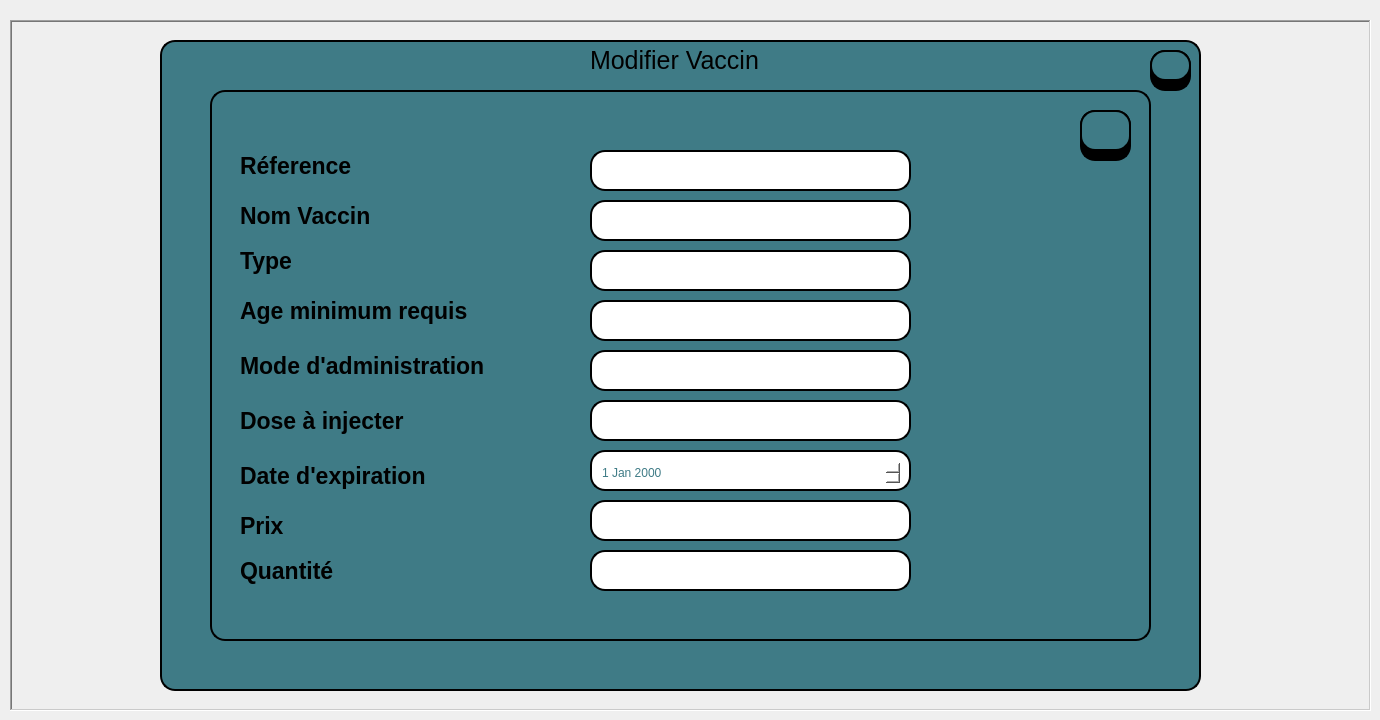
     <widget class="QWidget" name="tab_5">
      <attribute name="title">
       <string>Page</string>
      </attribute>
      <widget class="QLineEdit" name="mode_vac_2">
       <property name="geometry">
        <rect>
         <x>590</x>
         <y>350</y>
         <width>321</width>
         <height>41</height>
        </rect>
       </property>
       <property name="styleSheet">
        <string notr="true">border: 2px solid #000000;
border-radius: 15px;
background-color: rgb(255, 255, 255);</string>
       </property>
      </widget>
      <widget class="QLineEdit" name="nom_vac_2">
       <property name="geometry">
        <rect>
         <x>590</x>
         <y>200</y>
         <width>321</width>
         <height>41</height>
        </rect>
       </property>
       <property name="styleSheet">
        <string notr="true">border: 2px solid #000000;
border-radius: 15px;
background-color: rgb(255, 255, 255);</string>
       </property>
      </widget>
      <widget class="QLabel" name="label_39">
       <property name="geometry">
        <rect>
         <x>240</x>
         <y>460</y>
         <width>251</width>
         <height>31</height>
        </rect>
       </property>
       <property name="font">
        <font>
         <pointsize>17</pointsize>
         <bold>true</bold>
        </font>
       </property>
       <property name="text">
        <string>Date d'expiration</string>
       </property>
      </widget>
      <widget class="QLineEdit" name="age_vac_2">
       <property name="geometry">
        <rect>
         <x>590</x>
         <y>300</y>
         <width>321</width>
         <height>41</height>
        </rect>
       </property>
       <property name="styleSheet">
        <string notr="true">border: 2px solid #000000;
border-radius: 15px;
background-color: rgb(255, 255, 255);</string>
       </property>
      </widget>
      <widget class="QLabel" name="label_40">
       <property name="geometry">
        <rect>
         <x>240</x>
         <y>290</y>
         <width>291</width>
         <height>41</height>
        </rect>
       </property>
       <property name="font">
        <font>
         <pointsize>17</pointsize>
         <bold>true</bold>
        </font>
       </property>
       <property name="text">
        <string>Age minimum requis</string>
       </property>
      </widget>
      <widget class="QPushButton" name="Quit_5">
       <property name="geometry">
        <rect>
         <x>1150</x>
         <y>50</y>
         <width>41</width>
         <height>31</height>
        </rect>
       </property>
       <property name="font">
        <font>
         <pointsize>12</pointsize>
         <bold>true</bold>
        </font>
       </property>
       <property name="styleSheet">
        <string notr="true">background-color:rgb(63, 123, 134);
border: 2px solid #000000;
border-radius: 15px;
</string>
       </property>
       <property name="text">
        <string/>
       </property>
       <property name="icon">
        <iconset theme="QIcon::ThemeIcon::ApplicationExit"/>
       </property>
       <property name="iconSize">
        <size>
         <width>29</width>
         <height>21</height>
        </size>
       </property>
      </widget>
      <widget class="QLineEdit" name="lineEdit_25">
       <property name="geometry">
        <rect>
         <x>1150</x>
         <y>50</y>
         <width>41</width>
         <height>41</height>
        </rect>
       </property>
       <property name="styleSheet">
        <string notr="true">background-color:rgb(0, 0, 0);
border: 2px solid #000000;
border-radius: 15px;
</string>
       </property>
      </widget>
      <widget class="QLineEdit" name="container_2">
       <property name="geometry">
        <rect>
         <x>590</x>
         <y>450</y>
         <width>321</width>
         <height>41</height>
        </rect>
       </property>
       <property name="styleSheet">
        <string notr="true">border: 2px solid #000000;
border-radius: 15px;
background-color: rgb(255, 255, 255);</string>
       </property>
      </widget>
      <widget class="QLabel" name="label_41">
       <property name="geometry">
        <rect>
         <x>240</x>
         <y>200</y>
         <width>311</width>
         <height>31</height>
        </rect>
       </property>
       <property name="font">
        <font>
         <pointsize>17</pointsize>
         <bold>true</bold>
        </font>
       </property>
       <property name="text">
        <string>Nom Vaccin</string>
       </property>
      </widget>
      <widget class="QLineEdit" name="lineEdit_26">
       <property name="geometry">
        <rect>
         <x>1080</x>
         <y>110</y>
         <width>51</width>
         <height>51</height>
        </rect>
       </property>
       <property name="styleSheet">
        <string notr="true">background-color:rgb(0, 0, 0);
border: 2px solid #000000;
border-radius: 15px;
</string>
       </property>
      </widget>
      <widget class="QLabel" name="label_42">
       <property name="geometry">
        <rect>
         <x>240</x>
         <y>400</y>
         <width>201</width>
         <height>41</height>
        </rect>
       </property>
       <property name="font">
        <font>
         <pointsize>17</pointsize>
         <bold>true</bold>
        </font>
       </property>
       <property name="text">
        <string>Dose à injecter</string>
       </property>
      </widget>
      <widget class="QLabel" name="label_43">
       <property name="geometry">
        <rect>
         <x>240</x>
         <y>510</y>
         <width>311</width>
         <height>31</height>
        </rect>
       </property>
       <property name="font">
        <font>
         <pointsize>17</pointsize>
         <bold>true</bold>
        </font>
       </property>
       <property name="text">
        <string>Prix</string>
       </property>
      </widget>
      <widget class="QLabel" name="label_44">
       <property name="geometry">
        <rect>
         <x>240</x>
         <y>140</y>
         <width>231</width>
         <height>51</height>
        </rect>
       </property>
       <property name="font">
        <font>
         <family>Segoe UI</family>
         <pointsize>17</pointsize>
         <italic>false</italic>
         <bold>true</bold>
        </font>
       </property>
       <property name="text">
        <string>Réference</string>
       </property>
      </widget>
      <widget class="QLineEdit" name="dose_vac_2">
       <property name="geometry">
        <rect>
         <x>590</x>
         <y>400</y>
         <width>321</width>
         <height>41</height>
        </rect>
       </property>
       <property name="styleSheet">
        <string notr="true">border: 2px solid #000000;
border-radius: 15px;
background-color: rgb(255, 255, 255);</string>
       </property>
      </widget>
      <widget class="QLabel" name="label_45">
       <property name="geometry">
        <rect>
         <x>240</x>
         <y>350</y>
         <width>301</width>
         <height>31</height>
        </rect>
       </property>
       <property name="font">
        <font>
         <pointsize>17</pointsize>
         <bold>true</bold>
        </font>
       </property>
       <property name="text">
        <string>Mode d'administration</string>
       </property>
      </widget>
      <widget class="QLabel" name="label_46">
       <property name="geometry">
        <rect>
         <x>590</x>
         <y>40</y>
         <width>251</width>
         <height>41</height>
        </rect>
       </property>
       <property name="font">
        <font>
         <family>Segoe UI</family>
         <pointsize>19</pointsize>
         <italic>false</italic>
         <fontweight>DemiBold</fontweight>
        </font>
       </property>
       <property name="text">
        <string>Modifier Vaccin</string>
       </property>
      </widget>
      <widget class="QLabel" name="label_47">
       <property name="geometry">
        <rect>
         <x>240</x>
         <y>240</y>
         <width>231</width>
         <height>41</height>
        </rect>
       </property>
       <property name="font">
        <font>
         <pointsize>17</pointsize>
         <bold>true</bold>
        </font>
       </property>
       <property name="text">
        <string>Type</string>
       </property>
      </widget>
      <widget class="QLineEdit" name="type_vac_2">
       <property name="geometry">
        <rect>
         <x>590</x>
         <y>250</y>
         <width>321</width>
         <height>41</height>
        </rect>
       </property>
       <property name="styleSheet">
        <string notr="true">border: 2px solid #000000;
border-radius: 15px;
background-color: rgb(255, 255, 255);</string>
       </property>
      </widget>
      <widget class="QLineEdit" name="prix_vac_2">
       <property name="geometry">
        <rect>
         <x>590</x>
         <y>500</y>
         <width>321</width>
         <height>41</height>
        </rect>
       </property>
       <property name="styleSheet">
        <string notr="true">border: 2px solid #000000;
border-radius: 15px;
background-color: rgb(255, 255, 255);</string>
       </property>
      </widget>
      <widget class="QLineEdit" name="reference_2">
       <property name="geometry">
        <rect>
         <x>590</x>
         <y>150</y>
         <width>321</width>
         <height>41</height>
        </rect>
       </property>
       <property name="styleSheet">
        <string notr="true">border: 2px solid #000000;
border-radius: 15px;
background-color: rgb(255, 255, 255);</string>
       </property>
      </widget>
      <widget class="QLineEdit" name="quantite_vac_2">
       <property name="geometry">
        <rect>
         <x>590</x>
         <y>550</y>
         <width>321</width>
         <height>41</height>
        </rect>
       </property>
       <property name="styleSheet">
        <string notr="true">border: 2px solid #000000;
border-radius: 15px;
background-color: rgb(255, 255, 255);</string>
       </property>
      </widget>
      <widget class="QDateEdit" name="date_vac_2">
       <property name="geometry">
        <rect>
         <x>600</x>
         <y>460</y>
         <width>301</width>
         <height>26</height>
        </rect>
       </property>
       <property name="styleSheet">
        <string notr="true">border-radius: 15px;
background-color: rgb(255, 255, 255);
color: rgb(63, 123, 134);</string>
       </property>
      </widget>
      <widget class="QLabel" name="label_48">
       <property name="geometry">
        <rect>
         <x>240</x>
         <y>550</y>
         <width>191</width>
         <height>41</height>
        </rect>
       </property>
       <property name="font">
        <font>
         <pointsize>17</pointsize>
         <bold>true</bold>
        </font>
       </property>
       <property name="text">
        <string>Quantité</string>
       </property>
      </widget>
      <widget class="QPushButton" name="save_vac_2">
       <property name="geometry">
        <rect>
         <x>1080</x>
         <y>110</y>
         <width>51</width>
         <height>41</height>
        </rect>
       </property>
       <property name="font">
        <font>
         <pointsize>12</pointsize>
         <bold>true</bold>
        </font>
       </property>
       <property name="styleSheet">
        <string notr="true">background-color:rgb(63, 123, 134);
border: 2px solid #000000;
border-radius: 15px;
</string>
       </property>
       <property name="text">
        <string/>
       </property>
       <property name="icon">
        <iconset resource="image.qrc">
         <normaloff>:/save.png</normaloff>:/save.png</iconset>
       </property>
       <property name="iconSize">
        <size>
         <width>25</width>
         <height>26</height>
        </size>
       </property>
      </widget>
      <widget class="QTableView" name="tableView_8">
       <property name="geometry">
        <rect>
         <x>160</x>
         <y>40</y>
         <width>1041</width>
         <height>651</height>
        </rect>
       </property>
       <property name="styleSheet">
        <string notr="true">background-color: rgb(63, 123, 134);
border: 2px solid #000000;
border-radius: 15px;</string>
       </property>
      </widget>
      <widget class="QTableView" name="tableView_9">
       <property name="geometry">
        <rect>
         <x>210</x>
         <y>90</y>
         <width>941</width>
         <height>551</height>
        </rect>
       </property>
       <property name="styleSheet">
        <string notr="true">background-color: rgb(63, 123, 134);
border: 2px solid #000000;
border-radius: 15px;</string>
       </property>
      </widget>
      <widget class="QLabel" name="label_49">
       <property name="geometry">
        <rect>
         <x>10</x>
         <y>20</y>
         <width>1361</width>
         <height>691</height>
        </rect>
       </property>
       <property name="frameShape">
        <enum>QFrame::Shape::WinPanel</enum>
       </property>
       <property name="frameShadow">
        <enum>QFrame::Shadow::Sunken</enum>
       </property>
       <property name="lineWidth">
        <number>2</number>
       </property>
       <property name="midLineWidth">
        <number>0</number>
       </property>
       <property name="text">
        <string/>
       </property>
      </widget>
      <zorder>label_49</zorder>
      <zorder>tableView_8</zorder>
      <zorder>tableView_9</zorder>
      <zorder>lineEdit_25</zorder>
      <zorder>label_48</zorder>
      <zorder>label_43</zorder>
      <zorder>label_39</zorder>
      <zorder>label_42</zorder>
      <zorder>label_45</zorder>
      <zorder>label_40</zorder>
      <zorder>label_47</zorder>
      <zorder>label_41</zorder>
      <zorder>label_44</zorder>
      <zorder>reference_2</zorder>
      <zorder>nom_vac_2</zorder>
      <zorder>type_vac_2</zorder>
      <zorder>age_vac_2</zorder>
      <zorder>mode_vac_2</zorder>
      <zorder>dose_vac_2</zorder>
      <zorder>container_2</zorder>
      <zorder>date_vac_2</zorder>
      <zorder>prix_vac_2</zorder>
      <zorder>quantite_vac_2</zorder>
      <zorder>lineEdit_26</zorder>
      <zorder>save_vac_2</zorder>
      <zorder>Quit_5</zorder>
      <zorder>label_46</zorder>
     </widget>
